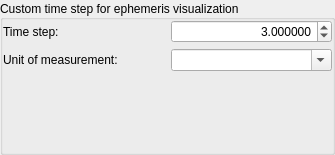
<?xml version="1.0" encoding="UTF-8"?>
<ui version="4.0">
 <class>astroCalcCustomStepsDialogForm</class>
 <widget class="QWidget" name="astroCalcCustomStepsDialogForm">
  <property name="windowTitle">
   <string>Custom interval</string>
  </property>
  <property name="geometry">
   <rect>
    <x>0</x>
    <y>0</y>
    <width>335</width>
    <height>155</height>
   </rect>
  </property>
  <layout class="QVBoxLayout" name="verticalLayout">
   <property name="spacing">
    <number>0</number>
   </property>
   <property name="leftMargin">
    <number>0</number>
   </property>
   <property name="topMargin">
    <number>0</number>
   </property>
   <property name="rightMargin">
    <number>0</number>
   </property>
   <property name="bottomMargin">
    <number>0</number>
   </property>
   <item>
    <widget class="QGroupBox" name="customStepsGroupBox">
     <property name="title">
      <string>Custom time step for ephemeris visualization</string>
     </property>
     <property name="alignment">
      <set>Qt::AlignLeading|Qt::AlignLeft|Qt::AlignVCenter</set>
     </property>
     <layout class="QVBoxLayout" name="verticalLayout_3">
      <property name="leftMargin">
       <number>0</number>
      </property>
      <property name="topMargin">
       <number>0</number>
      </property>
      <property name="rightMargin">
       <number>0</number>
      </property>
      <property name="bottomMargin">
       <number>0</number>
      </property>
      <item>
       <layout class="QHBoxLayout" name="horizontalLayout">
        <item>
         <widget class="QLabel" name="timeStepLabel">
          <property name="text">
           <string>Time step:</string>
          </property>
         </widget>
        </item>
        <item>
         <widget class="QDoubleSpinBox" name="timeStepDoubleSpinBox">
          <property name="alignment">
           <set>Qt::AlignRight|Qt::AlignTrailing|Qt::AlignVCenter</set>
          </property>
          <property name="decimals">
           <number>6</number>
          </property>
          <property name="minimum">
           <double>0.000001000000000</double>
          </property>
          <property name="maximum">
           <double>999999.000000000000000</double>
          </property>
          <property name="value">
           <double>3.000000000000000</double>
          </property>
         </widget>
        </item>
       </layout>
      </item>
      <item>
       <layout class="QHBoxLayout" name="horizontalLayout_2">
        <item>
         <widget class="QLabel" name="unitMeasurementLabel">
          <property name="text">
           <string>Unit of measurement:</string>
          </property>
         </widget>
        </item>
        <item>
         <widget class="QComboBox" name="unitMeasurementComboBox">
          <property name="editable">
           <bool>true</bool>
          </property>
          <property name="insertPolicy">
           <enum>QComboBox::NoInsert</enum>
          </property>
         </widget>
        </item>
       </layout>
      </item>
      <item>
       <spacer name="verticalSpacer">
        <property name="orientation">
         <enum>Qt::Vertical</enum>
        </property>
        <property name="sizeHint" stdset="0">
         <size>
          <width>20</width>
          <height>40</height>
         </size>
        </property>
       </spacer>
      </item>
     </layout>
    </widget>
   </item>
  </layout>
 </widget>
 <customwidgets>
  <customwidget>
   <class>StelCloseButton</class>
   <extends>QPushButton</extends>
   <header>gui/StelCloseButton.hpp</header>
  </customwidget>
 </customwidgets>
 <resources/>
 <connections/>
</ui>
